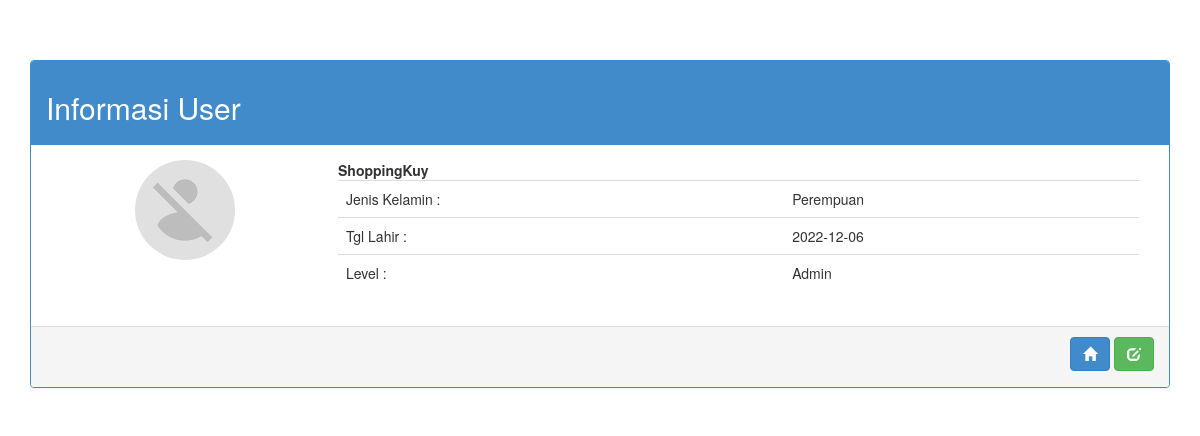
The app's page /admin/user.php (signed in), older data.
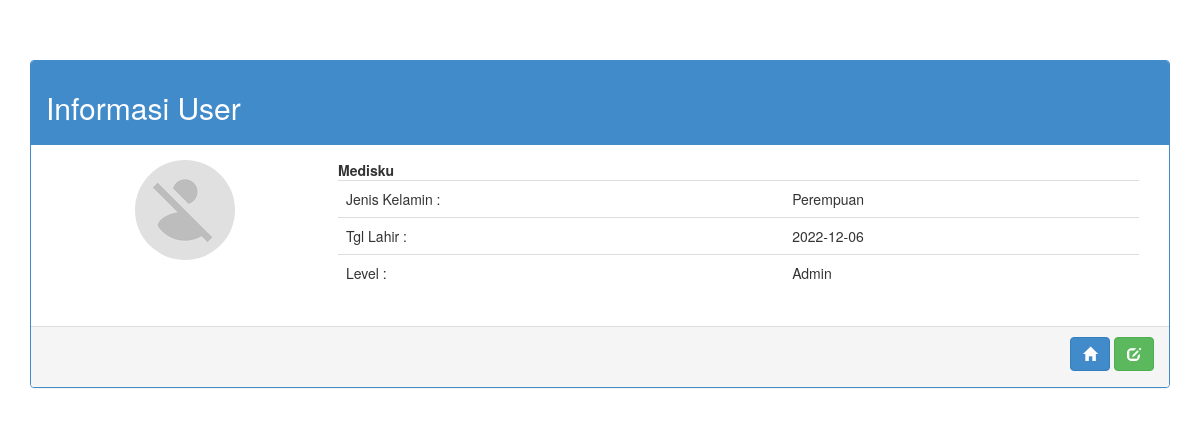
The same page, newer data.
### tables this page shows
CREATE TABLE `pengguna` (
  `id_pengguna` int(11) NOT NULL,
  `nama` varchar(20) NOT NULL,
  `jenis_kelamin` varchar(20) NOT NULL,
  `tgl_lahir` varchar(20) NOT NULL,
  `username` varchar(20) NOT NULL,
  `password` varchar(20) NOT NULL,
  `hak` varchar(25) NOT NULL
);

### admin/user.php (the view, shortened to what this page needs)
<?php
    include "../koneksi/config.php";
    $id = $_SESSION['id'];
    $sql = "select * from pengguna where id_pengguna='$id'";
    $query = mysqli_query($connect, $sql);
    $data = mysqli_fetch_array($query);
?>
<!DOCTYPE html>
<html>
<head>
    <link href="../assets/css/bootstrap.css" rel="stylesheet">
    <link href="../assets/css/style.css" rel="stylesheet" />
</head>
<body>
    <br><br><br>
    <div class="container">
        <div class="panel panel-primary">
            <div class="panel-heading">
                <h2>Informasi User</h2>
            </div>
            <div class="panel-body">
                <div class="row-fluid">
                    <div class="col-md-3 text-center">
                        <img class="img-circle" src="../assets/img/user.png"><br>
                    </div>
                    <div class="col-md-9">
                        <strong><?php echo ucwords($data["nama"]); ?></strong><br>
                        <table class="table table-responsive">
                            <tbody>
                                <tr>
                                    <td>Jenis Kelamin :</td>
                                    <td><?php echo $data["jenis_kelamin"]; ?></td>
                                </tr>
                                <tr>
                                    <td>Tgl Lahir :</td>
                                    <td><?php echo $data["tgl_lahir"]; ?></td>
                                </tr>
                                <tr>
                                    <td>Level : </td>
                                    <td><?php echo ucwords($data["hak"]); ?></td>
                                </tr>
                            </tbody>
                        </table>
                    </div>
                </div>
            </div>
            <div class="panel-footer">
                <span class="pull-right">
                    <a href="home.php" class="btn btn-primary"><i class="glyphicon glyphicon-home"></i></a>
                    <button class="btn btn-success" type="button" data-toggle="modal" data-target="#edit"><i class="glyphicon glyphicon-edit"></i></button>
                </span>
                <br><br>
            </div>
        </div>
    </div>
</body>
</html>

### assets/css/style.css (style rules this page uses)
.btn { margin-bottom:5px; }

Row changes from the older to the newer data that the page shows:
changed pengguna "Perempuan": nama "ShoppingKuy" → "Medisku"
